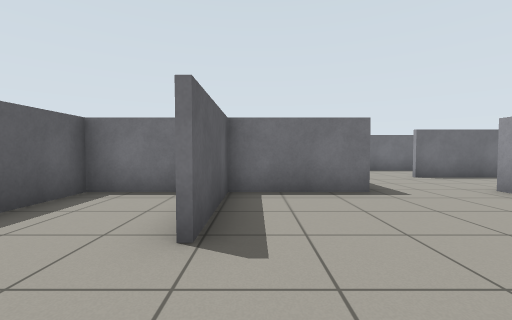
view 1 (above)

20 first-person views from a walk through a world built for the Gazebo simulator. The camera is 0.83 m above the floor, tilts 2° down and sees 90° across. The floor is counted in squares, 1 m on a side. Each view is taken from the middle of a square. On the plan, view 1 faces up. The plan holds only what a view shows up to about 10 squares ahead; the rest is blank.

view 2
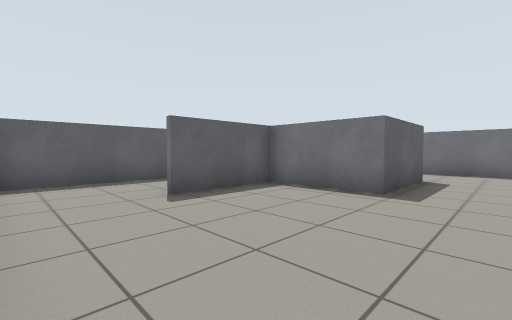

view 3
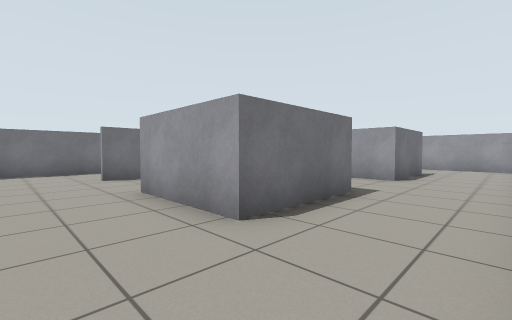

view 4
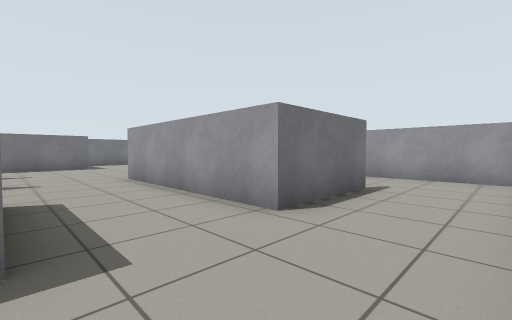

view 5
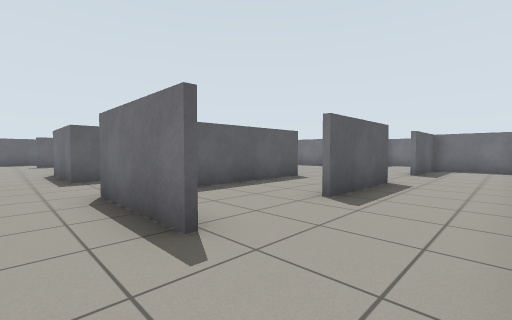

view 6
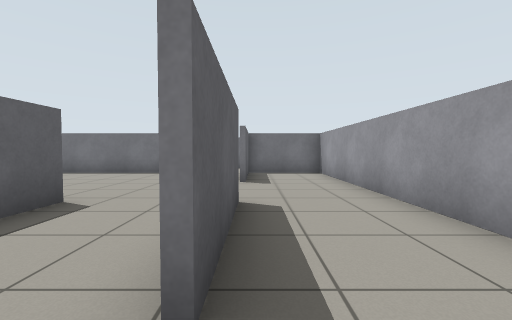

view 7
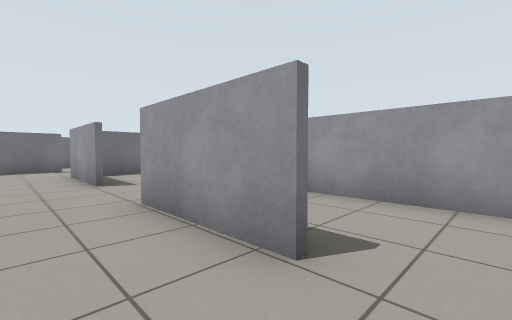

view 8
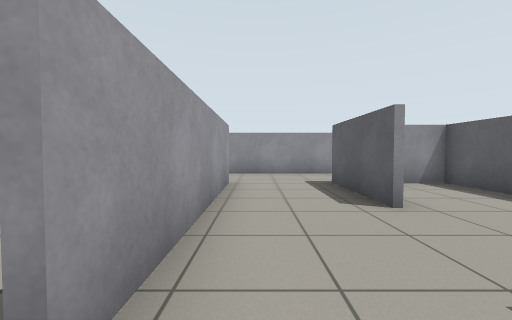

view 9
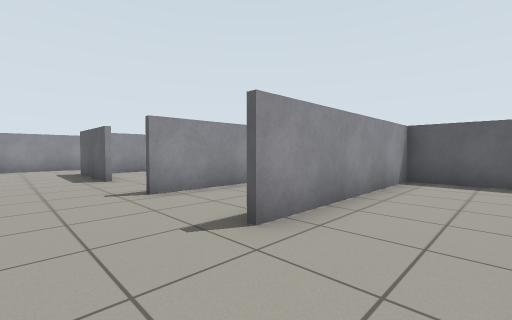

view 10
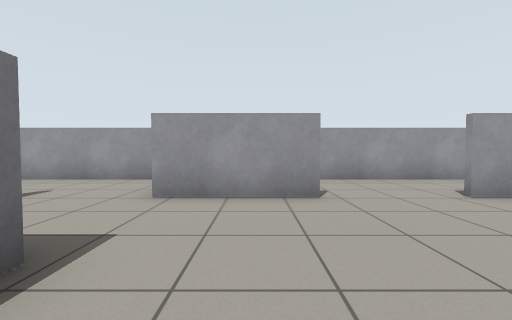

view 11
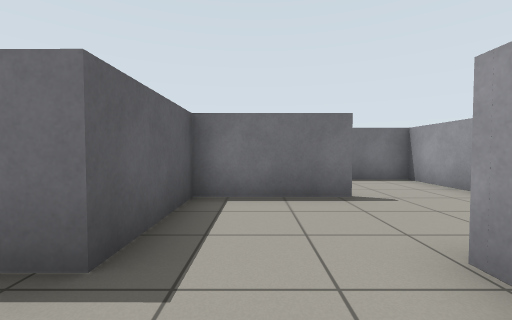

view 12
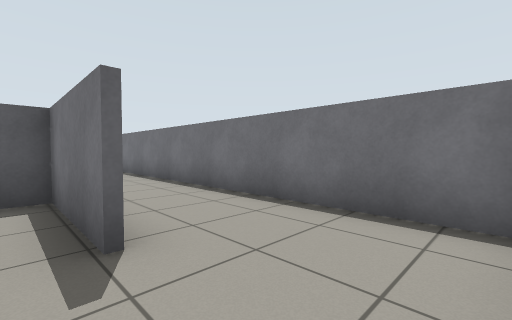

view 13
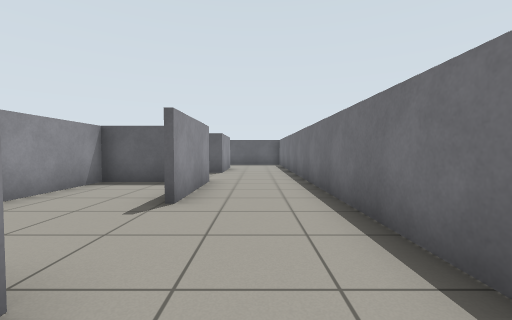

view 14
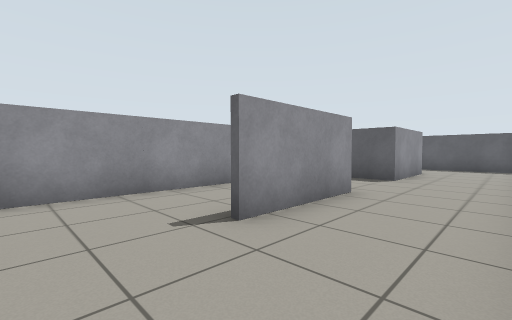

view 15
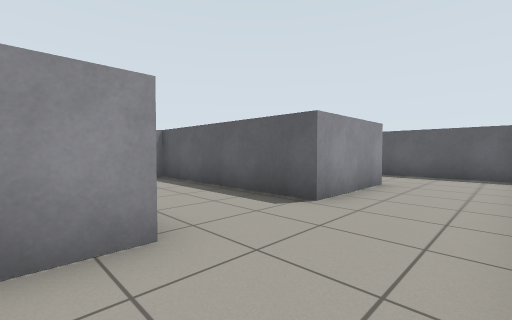

view 16
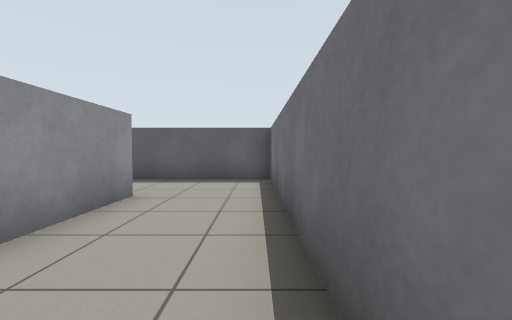

view 17
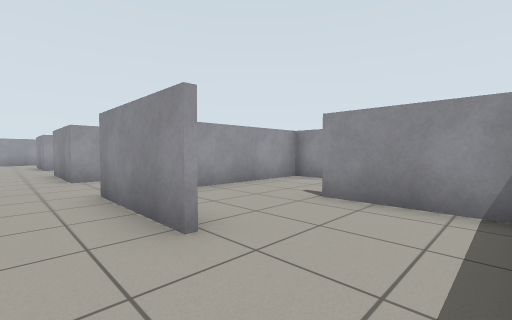

view 18
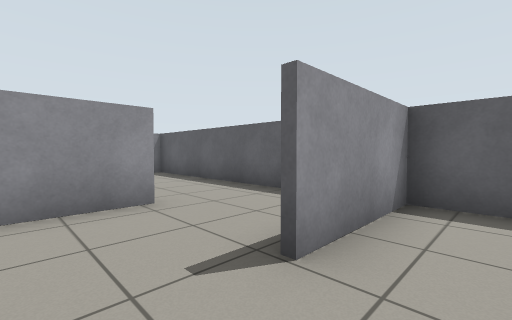

view 19
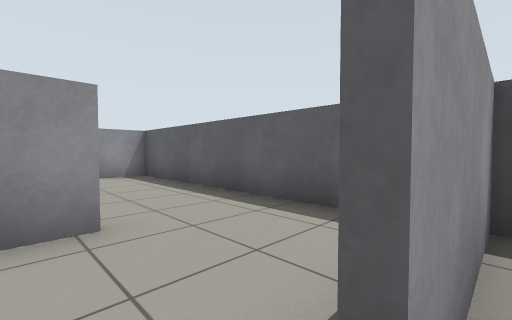

view 20
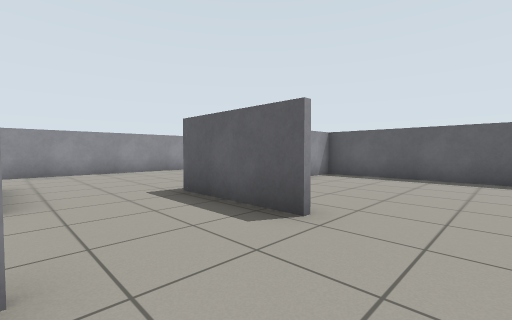

### Floor plan
Points are (right, up) in squares from view 1. A wall is a line through its corners. A room is listed if a view was taken in it or the views show most of it. See-through windows are left out.
Room 1 (views 1, 3)
walls: (1.2, -0.4) (3.6, -0.4); (2.3, 5.1) (-0.6, 5.1) (-0.6, 2.2); (-1.5, 5.1) (-3.5, 5.1); (5, 2.3) (5, 5.4); (-3.4, 4.9) (-3.4, -0.1)
ways out: opening at (3.5, 0.5) to room 2; opening at (3.5, 5) to room 7
Room 2 (views 2, 4, 5, 6, 7)
walls: (13.6, 5.1) (13.6, 8.2); (13.8, 2.3) (10.7, 2.3) (10.7, 8.2); (10.9, 8.2) (10.9, 4.1); (13.7, 8.2) (13.7, 5.1); (8, 5.4) (8, 2.3) (5, 2.3); (16.4, -0.1) (16.4, 13.7) (13.8, 13.7); (7.1, -0.4) (11, -0.4); (13.7, 13.2) (13.7, 10.9); (3.6, -0.4) (5, -0.4)
ways out: opening at (3.5, 0.5) to room 1; opening at (9.5, 8) to room 3; opening at (12.5, 8.5) to room 3; opening at (14, 9.5) to room 3; opening at (8, 6.5) to room 5
Room 3 (views 8, 9, 10, 11, 12, 13, 14, 15, 16, 17, 18, 20)
walls: (5.8, 10.8) (2.6, 10.8); (5, 16) (5, 16.7) (8.1, 16.7); (4.9, 8.1) (8, 8.1); (2, 11) (8, 11); (13.6, 10.8) (13.6, 13.9); (13.8, 16.6) (10.9, 16.6) (10.9, 13.7) (6.6, 13.7); (-0.8, 16.7) (2.3, 16.7) (2.3, 11); (16.4, 15) (16.4, 19.4) (-3.4, 19.4) (-3.4, 13.9); (-3.5, 13.9) (-0.5, 13.9)
ways out: opening at (9.5, 8) to room 2; opening at (12.5, 8.5) to room 2; opening at (14, 9.5) to room 2; opening at (0.5, 14) to room 4; opening at (2, 9.5) to room 4; opening at (9.5, 17) to room 6; opening at (3.5, 8) to room 7
Room 4 (view 19)
walls: (-0.8, 11) (2, 11); (2.1, 10.9) (2.1, 14.9); (2.6, 10.8) (1.6, 10.8); (-3.4, 13.9) (-3.4, 4.9); (-3.5, 5.3) (-2, 5.3)
ways out: opening at (0.5, 14) to room 3; opening at (2, 9.5) to room 3
Room 5 (no view inside)
walls: (5.1, 4.2) (5.1, 2.4) (7.1, 2.4); (7.6, 8) (5, 8)
ways out: opening at (8, 6.5) to room 2; opening at (5, 6.5) to room 7
Room 6 (no view inside)
walls: (5.1, 15.6) (5.1, 13.9) (10.1, 13.9)
ways out: opening at (9.5, 17) to room 3
Room 7 (no view inside)
walls: (2.3, 8.2) (2.3, 5.1)
ways out: opening at (3.5, 5) to room 1; opening at (3.5, 8) to room 3; opening at (5, 6.5) to room 5

Positions as (right, up) in squares from view 1, and headings:
1: (0, 0), facing up
2: (4, 0), facing up-left
3: (3, 0), facing up-right
4: (8, 0), facing up-right
5: (16, 1), facing up-left
6: (14, 4), facing up
7: (12, 4), facing up-right
8: (10, 9), facing down
9: (10, 13), facing down-left
10: (9, 12), facing right
11: (12, 12), facing up
12: (16, 16), facing up-left
13: (12, 18), facing left
14: (10, 19), facing down-left
15: (6, 19), facing down-left
16: (4, 19), facing left
17: (-3, 18), facing down-right
18: (1, 15), facing down-left
19: (0, 14), facing down-left
20: (5, 10), facing down-left
